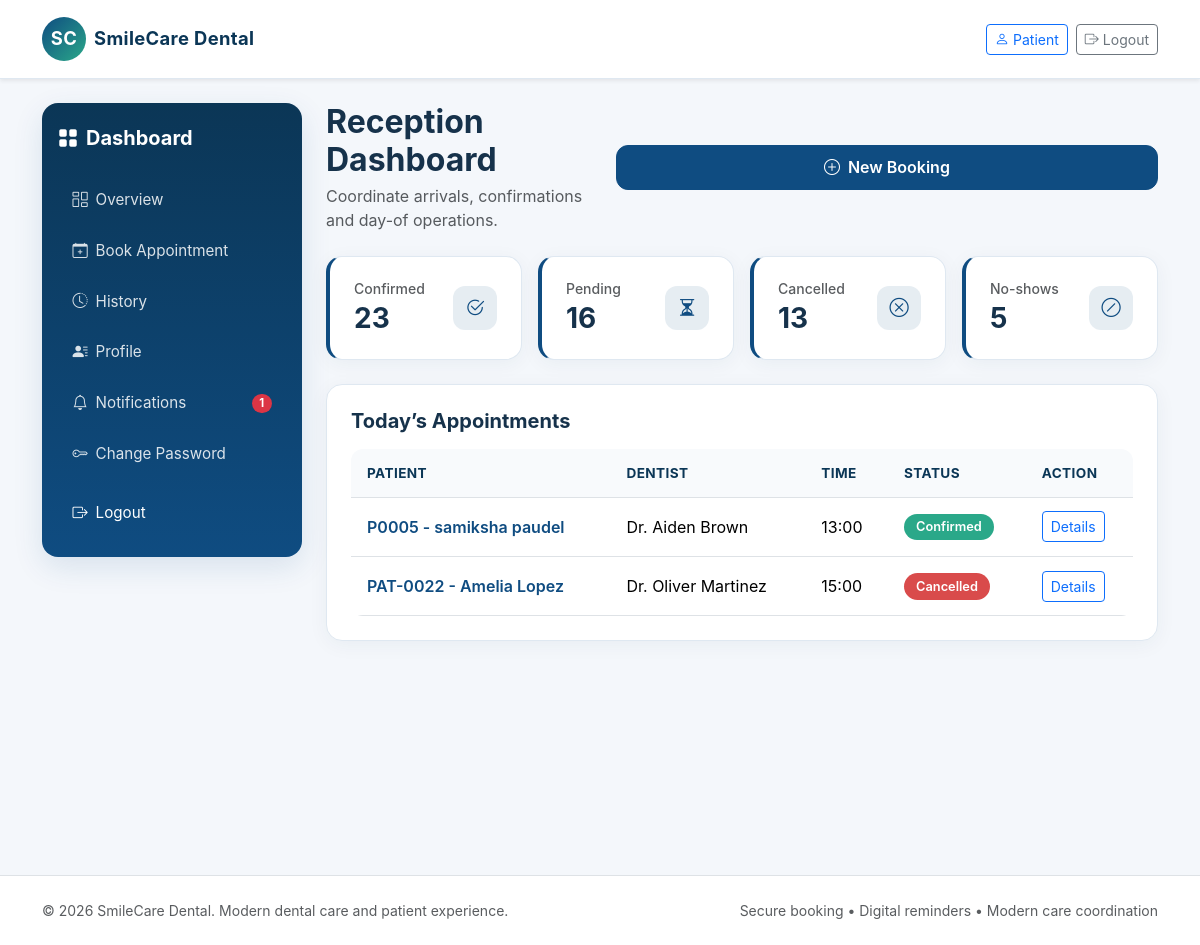
/appointments/staff-dashboard/ (signed in), run on the app's committed database.
### appointments/models.py (models this page shows, shortened)
class Appointment(models.Model):
    STATUS_CHOICES = (
        ('Pending', 'Pending'),
        ('Confirmed', 'Confirmed'),
        ('Checked-In', 'Checked-In'),
        ('Completed', 'Completed'),
        ('Cancelled', 'Cancelled'),
        ('Rescheduled', 'Rescheduled'),
        ('No-Show', 'No-Show'),
    )
    appointment_id = models.CharField(max_length=20, unique=True)
    patient = models.ForeignKey(Patient, related_name='appointments', on_delete=models.CASCADE)
    dentist = models.ForeignKey(Dentist, related_name='appointments', on_delete=models.CASCADE)
    service = models.ForeignKey(DentalService, related_name='appointments', on_delete=models.CASCADE)
    appointment_date = models.DateField()
    start_time = models.TimeField()
    end_time = models.TimeField()
    reason = models.CharField(max_length=200)
    notes = models.TextField(blank=True)
    status = models.CharField(max_length=20, choices=STATUS_CHOICES, default='Pending')
    cancellation_reason = models.TextField(blank=True)
    cancelled_at = models.DateTimeField(null=True, blank=True)
    created_at = models.DateTimeField(auto_now_add=True)
    updated_at = models.DateTimeField(auto_now=True)
    class Meta:
        constraints = [
            models.CheckConstraint(condition=Q(end_time__gt=F('start_time')), name='check_appointment_times'),
        ]

### patients/models.py (models this page shows)
class Patient(models.Model):
    GENDER_CHOICES = (
        ('M', 'Male'),
        ('F', 'Female'),
        ('O', 'Other'),
    )
    patient_id = models.CharField(max_length=20, unique=True)
    user = models.OneToOneField(settings.AUTH_USER_MODEL, on_delete=models.CASCADE)
    date_of_birth = models.DateField(null=True, blank=True)
    gender = models.CharField(max_length=1, choices=GENDER_CHOICES, blank=True)
    phone = models.CharField(max_length=20, blank=True)
    address = models.TextField(blank=True)
    emergency_contact = models.CharField(max_length=100, blank=True)
    emergency_contact_phone = models.CharField(max_length=20, blank=True)
    medical_notes = models.TextField(blank=True)
    allergies = models.TextField(blank=True)
    created_at = models.DateTimeField(auto_now_add=True)
    updated_at = models.DateTimeField(auto_now=True)
    class Meta:
        ordering = ['-created_at']
    def __str__(self):
        return f"{self.patient_id} - {self.user.get_full_name() or self.user.username}"

### accounts/models.py (models this page shows, shortened)
class User(AbstractUser):
    ROLE_CHOICES = (
        ('patient', 'Patient'),
        ('staff', 'Staff'),
        ('dentist', 'Dentist'),
        ('admin', 'Admin'),
    )
    ACCOUNT_STATUS_CHOICES = (
        ('pending', 'Pending'),
        ('approved', 'Approved'),
        ('rejected', 'Rejected'),
    )
    role = models.CharField(max_length=20, choices=ROLE_CHOICES, default='patient')
    phone = models.CharField(max_length=20, blank=True)
    account_status = models.CharField(max_length=20, choices=ACCOUNT_STATUS_CHOICES, default='approved')
    def is_patient(self):
        return self.role == 'patient'
    def is_staff_role(self):
        return self.role in {'staff', 'admin'}
    def is_dentist(self):
        return self.role == 'dentist'
    def is_admin(self):
        return self.role == 'admin'
    def is_dentist_approved(self):
        return self.is_dentist() and self.is_active and self.account_status == 'approved'

### dentists/models.py (models this page shows)
class Dentist(models.Model):
    dentist_id = models.CharField(max_length=20, unique=True)
    user = models.OneToOneField(settings.AUTH_USER_MODEL, on_delete=models.CASCADE)
    specialization = models.CharField(max_length=100)
    license_number = models.CharField(max_length=50, unique=True)
    phone = models.CharField(max_length=20, blank=True)
    biography = models.TextField(blank=True)
    years_of_experience = models.PositiveIntegerField(default=0)
    profile_photo = models.CharField(max_length=200, blank=True)
    active = models.BooleanField(default=True)
    created_at = models.DateTimeField(auto_now_add=True)
    def __str__(self):
        return f"Dr. {self.user.get_full_name() or self.user.username}"

### appointments/views.py (the view)
# urls.py: path('staff-dashboard/', staff_dashboard, name='staff_dashboard'),
@login_required
def staff_dashboard(request):
    today = Appointment.objects.filter(appointment_date=datetime.now().date()).order_by('start_time')
    confirmed = Appointment.objects.filter(status='Confirmed').count()
    pending = Appointment.objects.filter(status='Pending').count()
    cancelled = Appointment.objects.filter(status='Cancelled').count()
    no_shows = Appointment.objects.filter(status='No-Show').count()
    return render(request, 'dashboard/staff_dashboard.html', {'today': today, 'confirmed': confirmed, 'pending': pending, 'cancelled': cancelled, 'no_shows': no_shows})

### appointments/templatetags/status_tags.py (called while the page is built)
@register.filter
def status_badge_class(status):
    return STATUS_CLASS_MAP.get(status, 'pill-secondary')

### reminders/templatetags/notifications_tags.py (called while the page is built)
@register.simple_tag(takes_context=True)
def unread_notifications_count(context):
    request = context.get('request')
    if not request or not request.user.is_authenticated:
        return 0
    return Notification.objects.filter(user=request.user, is_read=False).count()

### templates/dashboard/staff_dashboard.html
{% extends 'base.html' %}
{% load status_tags %}
{% block content %}
<div class="dashboard-shell">
    {% include 'dashboard/_sidebar.html' %}
    <div class="main-panel">
        <div class="d-flex flex-column flex-sm-row justify-content-between align-items-start align-items-sm-center gap-3 mb-4">
            <div>
                <h2 class="fw-bold mb-1">Reception Dashboard</h2>
                <p class="text-muted mb-0">Coordinate arrivals, confirmations and day-of operations.</p>
            </div>
            <a class="btn btn-primary w-100 w-sm-auto" href="{% url 'book_appointment' %}">
                <i class="bi bi-plus-circle me-2"></i>New Booking
            </a>
        </div>
        <div class="row g-3 mb-4">
            <div class="col-6 col-md-3">
                <div class="card-soft metric-card p-3 p-md-4">
                    <div class="d-flex justify-content-between align-items-center">
                        <div><h6 class="text-muted small mb-1">Confirmed</h6><h3 class="fw-bold mb-0">{{ confirmed }}</h3></div>
                        <div class="metric-icon"><i class="bi bi-check2-circle"></i></div>
                    </div>
                </div>
            </div>
            <div class="col-6 col-md-3">
                <div class="card-soft metric-card p-3 p-md-4">
                    <div class="d-flex justify-content-between align-items-center">
                        <div><h6 class="text-muted small mb-1">Pending</h6><h3 class="fw-bold mb-0">{{ pending }}</h3></div>
                        <div class="metric-icon"><i class="bi bi-hourglass-split"></i></div>
                    </div>
                </div>
            </div>
            <div class="col-6 col-md-3">
                <div class="card-soft metric-card p-3 p-md-4">
                    <div class="d-flex justify-content-between align-items-center">
                        <div><h6 class="text-muted small mb-1">Cancelled</h6><h3 class="fw-bold mb-0">{{ cancelled }}</h3></div>
                        <div class="metric-icon"><i class="bi bi-x-circle"></i></div>
                    </div>
                </div>
            </div>
            <div class="col-6 col-md-3">
                <div class="card-soft metric-card p-3 p-md-4">
                    <div class="d-flex justify-content-between align-items-center">
                        <div><h6 class="text-muted small mb-1">No-shows</h6><h3 class="fw-bold mb-0">{{ no_shows }}</h3></div>
                        <div class="metric-icon"><i class="bi bi-slash-circle"></i></div>
                    </div>
                </div>
            </div>
        </div>
        <div class="card-soft p-3 p-md-4">
            <h5 class="fw-bold mb-3">Today’s Appointments</h5>
            <div class="table-responsive">
                <table class="table align-middle text-nowrap">
                    <thead><tr><th>Patient</th><th>Dentist</th><th>Time</th><th>Status</th><th>Action</th></tr></thead>
                    <tbody>
                        {% for appointment in today %}
                        <tr>
                            <td><a href="{% url 'appointment_detail' appointment.pk %}" class="fw-semibold">{{ appointment.patient }}</a></td>
                            <td>{{ appointment.dentist }}</td>
                            <td>{{ appointment.start_time|time:"H:i" }}</td>
                            <td><span class="pill {{ appointment.status|status_badge_class }}">{{ appointment.status }}</span></td>
                            <td><a href="{% url 'appointment_detail' appointment.pk %}" class="btn btn-sm btn-outline-primary">Details</a></td>
                        </tr>
                        {% empty %}
                        <tr><td colspan="5"><div class="empty-state py-4 text-center">No appointments scheduled for today.</div></td></tr>
                        {% endfor %}
                    </tbody>
                </table>
            </div>
        </div>
    </div>
</div>
{% endblock %}

### static/css/style.css (style rules this page uses)
:root { --primary: #0f4c81; --primary-dark: #0b3656; --accent: #2aa889; --warning: #f4a259; --danger: #d94b4b; --text: #16324b; --muted: #69819b; --bg: #f4f7fb; --card: #ffffff; --border: #dfe8f1; }
body { font-family: Inter, -apple-system, BlinkMacSystemFont, "Segoe UI", Roboto, sans-serif; color: var(--text); background: var(--bg); overflow-x: hidden; }
a { text-decoration: none; color: var(--primary); transition: color 0.2s ease; }
h2, .h2 { font-size: clamp(1.5rem, 3vw, 2rem); }
h3, .h3 { font-size: clamp(1.25rem, 2.5vw, 1.75rem); }
.dashboard-shell { display: flex; align-items: stretch; min-height: calc(100vh - 100px); gap: 1.5rem; }
.main-panel { flex: 1; min-width: 0; }
.card-soft { border: 1px solid var(--border); border-radius: 1rem; box-shadow: 0 4px 20px rgba(19,52,79,0.05); background: var(--card); transition: transform 0.2s ease, box-shadow 0.2s ease; }
.metric-card { border-left: 4px solid var(--primary); }
.metric-icon { width: 44px; height: 44px; border-radius: 12px; display: grid; place-items: center; background: rgba(15,76,129,0.1); color: var(--primary); font-size: 1.2rem; flex-shrink: 0; }
.pill { display: inline-flex; align-items: center; gap: 0.35rem; padding: 0.35rem 0.75rem; border-radius: 999px; font-size: 0.8rem; font-weight: 600; line-height: 1.2; white-space: nowrap; }
.pill-success { background: #2aa889; color: #fff; }
.pill-danger { background: #d94b4b; color: #fff; }
.table-responsive { border-radius: 0.75rem; overflow-x: auto; -webkit-overflow-scrolling: touch; }
.table { margin-bottom: 0; }
.table thead th { color: var(--primary-dark); font-weight: 700; background-color: #f8fafc; border-bottom-width: 1px; font-size: 0.85rem; text-transform: uppercase; letter-spacing: 0.03em; padding: 0.85rem 1rem; }
.table td { padding: 0.85rem 1rem; vertical-align: middle; }
.btn-primary { background: var(--primary); border-color: var(--primary); border-radius: 0.75rem; padding: 0.6rem 1.25rem; font-weight: 600; min-height: 44px; display: inline-flex; align-items: center; justify-content: center; }

### data on the page
Appointment: patient "P0005 - samiksha paudel", dentist "Dr. Aiden Brown", start_time "13:00", status "Confirmed"
Appointment: patient "PAT-0022 - Amelia Lopez", dentist "Dr. Oliver Martinez", start_time "15:00", status "Cancelled"

### other printed values
{{ unread_count }} "1"
{{ confirmed }} "23"
{{ pending }} "16"
{{ cancelled }} "13"
{{ no_shows }} "5"
